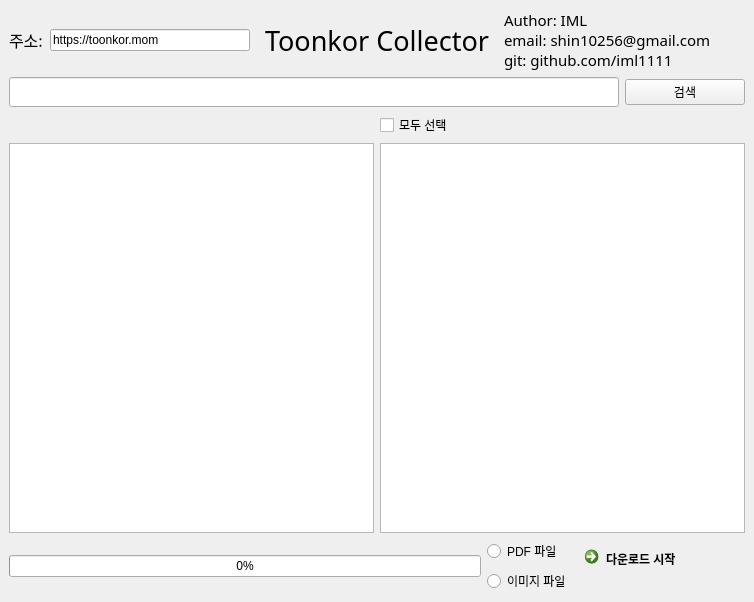
<?xml version="1.0" encoding="UTF-8"?>
<ui version="4.0">
 <class>MainWindow</class>
 <widget class="QMainWindow" name="MainWindow">
  <property name="geometry">
   <rect>
    <x>0</x>
    <y>0</y>
    <width>754</width>
    <height>602</height>
   </rect>
  </property>
  <property name="windowTitle">
   <string>MainWindow</string>
  </property>
  <widget class="QWidget" name="centralwidget">
   <layout class="QVBoxLayout" name="verticalLayout_2">
    <item>
     <layout class="QHBoxLayout" name="horizontalLayout_6">
      <item>
       <widget class="QLabel" name="label_3">
        <property name="maximumSize">
         <size>
          <width>35</width>
          <height>16777215</height>
         </size>
        </property>
        <property name="font">
         <font>
          <family>NanumGothic</family>
          <pointsize>12</pointsize>
         </font>
        </property>
        <property name="text">
         <string>주소:</string>
        </property>
       </widget>
      </item>
      <item>
       <widget class="QLineEdit" name="domain_edit">
        <property name="maximumSize">
         <size>
          <width>200</width>
          <height>16777215</height>
         </size>
        </property>
        <property name="text">
         <string>https://toonkor.mom</string>
        </property>
       </widget>
      </item>
      <item>
       <widget class="QLabel" name="label">
        <property name="font">
         <font>
          <family>Agency FB</family>
          <pointsize>20</pointsize>
         </font>
        </property>
        <property name="text">
         <string>Toonkor Collector</string>
        </property>
        <property name="alignment">
         <set>Qt::AlignCenter</set>
        </property>
       </widget>
      </item>
      <item>
       <widget class="QLabel" name="label_2">
        <property name="font">
         <font>
          <family>NanumGothic</family>
          <pointsize>11</pointsize>
         </font>
        </property>
        <property name="text">
         <string>Author: IML
email: shin10256@gmail.com
git: github.com/iml1111</string>
        </property>
       </widget>
      </item>
     </layout>
    </item>
    <item>
     <layout class="QHBoxLayout" name="horizontalLayout_3">
      <item>
       <widget class="QLineEdit" name="search_bar">
        <property name="minimumSize">
         <size>
          <width>0</width>
          <height>30</height>
         </size>
        </property>
       </widget>
      </item>
      <item>
       <widget class="QPushButton" name="search_btn">
        <property name="minimumSize">
         <size>
          <width>120</width>
          <height>0</height>
         </size>
        </property>
        <property name="text">
         <string>검색</string>
        </property>
       </widget>
      </item>
     </layout>
    </item>
    <item>
     <layout class="QHBoxLayout" name="horizontalLayout">
      <item>
       <widget class="QLabel" name="label_4">
        <property name="minimumSize">
         <size>
          <width>20</width>
          <height>0</height>
         </size>
        </property>
        <property name="text">
         <string/>
        </property>
       </widget>
      </item>
      <item>
       <widget class="QCheckBox" name="checkBox">
        <property name="text">
         <string>모두 선택</string>
        </property>
       </widget>
      </item>
     </layout>
    </item>
    <item>
     <layout class="QHBoxLayout" name="horizontalLayout_2">
      <item>
       <widget class="QListWidget" name="toon_list">
        <property name="font">
         <font>
          <pointsize>11</pointsize>
         </font>
        </property>
       </widget>
      </item>
      <item>
       <widget class="QListWidget" name="toon_view">
        <property name="font">
         <font>
          <pointsize>11</pointsize>
         </font>
        </property>
       </widget>
      </item>
     </layout>
    </item>
    <item>
     <layout class="QHBoxLayout" name="horizontalLayout_5">
      <item>
       <widget class="QProgressBar" name="progressBar">
        <property name="value">
         <number>0</number>
        </property>
       </widget>
      </item>
      <item>
       <layout class="QVBoxLayout" name="verticalLayout">
        <item>
         <widget class="QRadioButton" name="pdf_btn">
          <property name="text">
           <string>PDF 파일</string>
          </property>
         </widget>
        </item>
        <item>
         <widget class="QRadioButton" name="img_btn">
          <property name="text">
           <string>이미지 파일</string>
          </property>
         </widget>
        </item>
       </layout>
      </item>
      <item>
       <widget class="QCommandLinkButton" name="down_btn">
        <property name="text">
         <string>다운로드 시작</string>
        </property>
       </widget>
      </item>
     </layout>
    </item>
   </layout>
  </widget>
 </widget>
 <tabstops>
  <tabstop>search_btn</tabstop>
  <tabstop>toon_list</tabstop>
  <tabstop>down_btn</tabstop>
  <tabstop>domain_edit</tabstop>
 </tabstops>
 <resources/>
 <connections>
  <connection>
   <sender>search_btn</sender>
   <signal>clicked()</signal>
   <receiver>MainWindow</receiver>
   <slot>search()</slot>
   <hints>
    <hint type="sourcelabel">
     <x>732</x>
     <y>94</y>
    </hint>
    <hint type="destinationlabel">
     <x>728</x>
     <y>47</y>
    </hint>
   </hints>
  </connection>
  <connection>
   <sender>down_btn</sender>
   <signal>clicked()</signal>
   <receiver>MainWindow</receiver>
   <slot>crawling()</slot>
   <hints>
    <hint type="sourcelabel">
     <x>743</x>
     <y>591</y>
    </hint>
    <hint type="destinationlabel">
     <x>525</x>
     <y>485</y>
    </hint>
   </hints>
  </connection>
  <connection>
   <sender>search_bar</sender>
   <signal>returnPressed()</signal>
   <receiver>search_btn</receiver>
   <slot>click()</slot>
   <hints>
    <hint type="sourcelabel">
     <x>397</x>
     <y>81</y>
    </hint>
    <hint type="destinationlabel">
     <x>631</x>
     <y>79</y>
    </hint>
   </hints>
  </connection>
  <connection>
   <sender>checkBox</sender>
   <signal>stateChanged(int)</signal>
   <receiver>MainWindow</receiver>
   <slot>all_checking()</slot>
   <hints>
    <hint type="sourcelabel">
     <x>439</x>
     <y>114</y>
    </hint>
    <hint type="destinationlabel">
     <x>389</x>
     <y>99</y>
    </hint>
   </hints>
  </connection>
 </connections>
 <slots>
  <slot>search()</slot>
  <slot>crawling()</slot>
  <slot>Toon_view(item)</slot>
  <slot>all_checking()</slot>
 </slots>
</ui>
